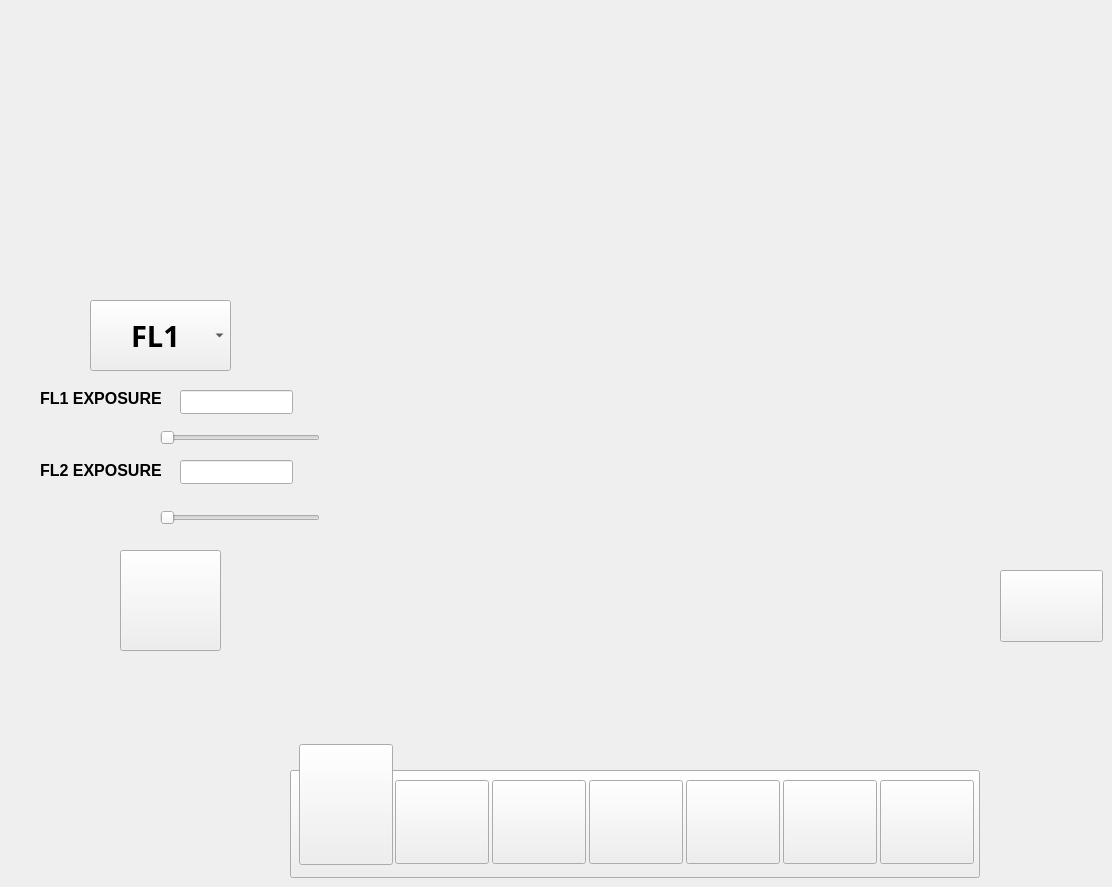
     <widget class="QWidget" name="OpticSetting07">
      <property name="styleSheet">
       <string notr="true">#OpticSetting07{
        border-image: url(:/PNG/01 - FL Machine Setting - Optic Setting - All Pages-06.jpg);

}
</string>
      </property>
      <widget class="QPushButton" name="RS_OS06_2">
       <property name="geometry">
        <rect>
         <x>492</x>
         <y>780</y>
         <width>94</width>
         <height>84</height>
        </rect>
       </property>
       <property name="styleSheet">
        <string notr="true">border-image: url(:/PNG/Asset 9.png);</string>
       </property>
       <property name="text">
        <string/>
       </property>
      </widget>
      <widget class="QPushButton" name="DS_OS06_2">
       <property name="geometry">
        <rect>
         <x>395</x>
         <y>780</y>
         <width>94</width>
         <height>84</height>
        </rect>
       </property>
       <property name="styleSheet">
        <string notr="true">border-image: url(:/PNG/Asset 8.png);</string>
       </property>
       <property name="text">
        <string/>
       </property>
      </widget>
      <widget class="QPushButton" name="SolidBG_57">
       <property name="geometry">
        <rect>
         <x>290</x>
         <y>770</y>
         <width>690</width>
         <height>108</height>
        </rect>
       </property>
       <property name="styleSheet">
        <string notr="true">border-image: url(:/PNG/Asset 2.png);</string>
       </property>
       <property name="text">
        <string/>
       </property>
      </widget>
      <widget class="QPushButton" name="ES_OS06_2">
       <property name="geometry">
        <rect>
         <x>783</x>
         <y>780</y>
         <width>94</width>
         <height>84</height>
        </rect>
       </property>
       <property name="styleSheet">
        <string notr="true">border-image: url(:/PNG/Asset 12.png);</string>
       </property>
       <property name="text">
        <string/>
       </property>
      </widget>
      <widget class="QPushButton" name="NS_OS06_2">
       <property name="geometry">
        <rect>
         <x>686</x>
         <y>780</y>
         <width>94</width>
         <height>84</height>
        </rect>
       </property>
       <property name="styleSheet">
        <string notr="true">border-image: url(:/PNG/Asset 11.png);</string>
       </property>
       <property name="text">
        <string/>
       </property>
      </widget>
      <widget class="QPushButton" name="OS_OS06_2">
       <property name="geometry">
        <rect>
         <x>299</x>
         <y>744</y>
         <width>94</width>
         <height>121</height>
        </rect>
       </property>
       <property name="styleSheet">
        <string notr="true">border-image: url(:/PNG/Asset 15.png);</string>
       </property>
       <property name="text">
        <string/>
       </property>
      </widget>
      <widget class="QPushButton" name="SS_OS06_2">
       <property name="geometry">
        <rect>
         <x>880</x>
         <y>780</y>
         <width>94</width>
         <height>84</height>
        </rect>
       </property>
       <property name="styleSheet">
        <string notr="true">border-image: url(:/PNG/Asset 13.png);</string>
       </property>
       <property name="text">
        <string/>
       </property>
      </widget>
      <widget class="QPushButton" name="M_OS06_2">
       <property name="geometry">
        <rect>
         <x>589</x>
         <y>780</y>
         <width>94</width>
         <height>84</height>
        </rect>
       </property>
       <property name="styleSheet">
        <string notr="true">border-image: url(:/PNG/Asset 10.png);</string>
       </property>
       <property name="text">
        <string/>
       </property>
      </widget>
      <widget class="QPushButton" name="Done_OS_FL">
       <property name="geometry">
        <rect>
         <x>1000</x>
         <y>570</y>
         <width>103</width>
         <height>72</height>
        </rect>
       </property>
       <property name="styleSheet">
        <string notr="true">#Done_OS_FL{
border-image: url(:/PNG/Asset 29.png);
}</string>
       </property>
       <property name="text">
        <string/>
       </property>
      </widget>
      <widget class="QFrame" name="frame_33">
       <property name="geometry">
        <rect>
         <x>360</x>
         <y>199</y>
         <width>541</width>
         <height>441</height>
        </rect>
       </property>
       <property name="frameShape">
        <enum>QFrame::Shape::NoFrame</enum>
       </property>
       <property name="frameShadow">
        <enum>QFrame::Shadow::Raised</enum>
       </property>
       <widget class="QWidget" name="gridLayoutWidget">
        <property name="geometry">
         <rect>
          <x>0</x>
          <y>-1</y>
          <width>541</width>
          <height>441</height>
         </rect>
        </property>
        <property name="font">
         <font>
          <family>Yu Gothic UI Semilight</family>
         </font>
        </property>
        <property name="styleSheet">
         <string notr="true">#FL_Camera_Combo{
border-image: url(:/PNG/PNG/Asset00 2.png);
font-size : 18px;
padding-left : 50px;
}

#FL_Camera_Combo::drop-down{
border-image: url(:/resource/Image/Asset 2.png);
     width: 30px;
     border-width: 1px;
border-top-width: 0;
}</string>
        </property>
        <layout class="QGridLayout" name="Fl2_OpticSetting_Camera_layout"/>
       </widget>
      </widget>
      <widget class="QComboBox" name="FL_Camera_Combo">
       <property name="geometry">
        <rect>
         <x>90</x>
         <y>300</y>
         <width>141</width>
         <height>71</height>
        </rect>
       </property>
       <property name="font">
        <font>
         <family>Yu Gothic UI Semibold</family>
         <pointsize>22</pointsize>
         <bold>true</bold>
        </font>
       </property>
       <property name="styleSheet">
        <string notr="true">#FL_Camera_Combo{
	color: rgb(0, 0, 0);
border-image: url(:/PNG/Asset00 2.png);
padding-left : 40px;
}

#FL_Camera_Combo::drop-down{

border-image: url(:/Image/Asset 2.png);
     width: 30px;
     border-width: 1px;
border-top-width: 0;
}</string>
       </property>
       <item>
        <property name="text">
         <string>FL1</string>
        </property>
       </item>
       <item>
        <property name="text">
         <string>FL2</string>
        </property>
       </item>
      </widget>
      <widget class="QPushButton" name="Test_OS_FL">
       <property name="geometry">
        <rect>
         <x>120</x>
         <y>550</y>
         <width>101</width>
         <height>101</height>
        </rect>
       </property>
       <property name="styleSheet">
        <string notr="true">#Test_OS_FL
{
border-image: url(:/PNG/wwwwwwwwww.png);
}</string>
       </property>
       <property name="text">
        <string/>
       </property>
      </widget>
      <widget class="QLabel" name="label_15">
       <property name="geometry">
        <rect>
         <x>40</x>
         <y>390</y>
         <width>121</width>
         <height>16</height>
        </rect>
       </property>
       <property name="font">
        <font>
         <family>Segoe UI</family>
         <pointsize>12</pointsize>
         <bold>true</bold>
        </font>
       </property>
       <property name="text">
        <string>FL1 EXPOSURE:</string>
       </property>
      </widget>
      <widget class="QLineEdit" name="EXPOSURE_FL1_lineEdit">
       <property name="geometry">
        <rect>
         <x>180</x>
         <y>390</y>
         <width>113</width>
         <height>24</height>
        </rect>
       </property>
      </widget>
      <widget class="QLabel" name="label_16">
       <property name="geometry">
        <rect>
         <x>40</x>
         <y>460</y>
         <width>121</width>
         <height>21</height>
        </rect>
       </property>
       <property name="font">
        <font>
         <pointsize>12</pointsize>
         <bold>true</bold>
        </font>
       </property>
       <property name="text">
        <string>FL2 EXPOSURE:</string>
       </property>
      </widget>
      <widget class="QLineEdit" name="EXPOSURE_FL2_lineEdit">
       <property name="geometry">
        <rect>
         <x>180</x>
         <y>460</y>
         <width>113</width>
         <height>24</height>
        </rect>
       </property>
      </widget>
      <widget class="QSlider" name="horizontalSlider_exposure_Fl1">
       <property name="geometry">
        <rect>
         <x>160</x>
         <y>430</y>
         <width>160</width>
         <height>16</height>
        </rect>
       </property>
       <property name="maximum">
        <number>10000</number>
       </property>
       <property name="singleStep">
        <number>50</number>
       </property>
       <property name="orientation">
        <enum>Qt::Orientation::Horizontal</enum>
       </property>
      </widget>
      <widget class="QSlider" name="horizontalSlider_exposure_Fl2">
       <property name="geometry">
        <rect>
         <x>160</x>
         <y>510</y>
         <width>160</width>
         <height>16</height>
        </rect>
       </property>
       <property name="maximum">
        <number>10000</number>
       </property>
       <property name="singleStep">
        <number>50</number>
       </property>
       <property name="orientation">
        <enum>Qt::Orientation::Horizontal</enum>
       </property>
      </widget>
      <zorder>SolidBG_57</zorder>
      <zorder>RS_OS06_2</zorder>
      <zorder>DS_OS06_2</zorder>
      <zorder>ES_OS06_2</zorder>
      <zorder>NS_OS06_2</zorder>
      <zorder>OS_OS06_2</zorder>
      <zorder>SS_OS06_2</zorder>
      <zorder>M_OS06_2</zorder>
      <zorder>Done_OS_FL</zorder>
      <zorder>frame_33</zorder>
      <zorder>FL_Camera_Combo</zorder>
      <zorder>Test_OS_FL</zorder>
      <zorder>label_15</zorder>
      <zorder>EXPOSURE_FL1_lineEdit</zorder>
      <zorder>label_16</zorder>
      <zorder>EXPOSURE_FL2_lineEdit</zorder>
      <zorder>horizontalSlider_exposure_Fl1</zorder>
      <zorder>horizontalSlider_exposure_Fl2</zorder>
     </widget>
